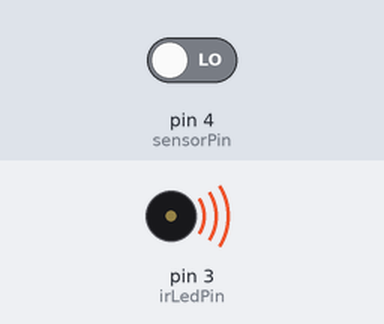
The sketch below on a simulated Arduino Uno, built with avr-gcc and run on an emulated ATmega328P. Shown: buzzer (waves = sounding). The inputs (shaded band) are chosen by the test bench; at power-on: pin 4 (sensorPin) LOW. What the sketch prints to the serial monitor is not drawn.

Above: at 0.5 s.
Timing chart, 0 to 4.8 s (numbered marks = the images above):
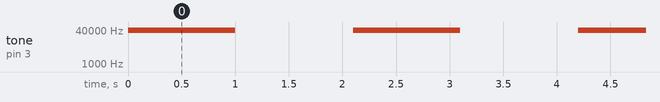

Measured:
- by itself, tone on pin 3 (irLedPin): alternates 38000 Hz for 1.0 s and silent for 1.1 s

The sketch:

5mmIRLED.ino
```cpp
// Pulse Monitor Test Script
int sensorPin = 4;   // A2 pin
int irLedPin = 3;
double alpha = 0.75;
int period = 100;
double change = 0.0;
double minval = 0.0;
void setup ()
{
   pinMode(irLedPin, OUTPUT);
   pinMode(sensorPin, INPUT);
   //digitalWrite(irLedPin, HIGH);
  Serial.begin (9600);
}
void loop ()
{
    static double oldValue = 0;                         // IMPORTANT have correct pin , the receiver have a red led to indicate if it detects ir led
    static double oldChange = 0;                       // it will have pulsating blinking,   the other problem is the digital read is too slow or 2 fast
  // generate 38 kHz signal on pin 3 for 1 second
  tone(irLedPin, 38000);
  delay(1000);
  noTone(irLedPin);         // stop for 1 second
  delay(1000);

  int rawValue = digitalRead (sensorPin);

    double value = alpha * oldValue + (1 - alpha) * rawValue;      // Apply exponential moving average (low-pass filter) to smooth the sensor readings
// 'alpha' controls smoothing: higher alpha = smoother but slower response
// Combines previous filtered value (oldValue) with new raw reading (rawValue)
// y[n]=αy[n−1]+(1−α)x[n]  Low pass filter d.v.s alpha *oldvalue = y * n-1,  1- alpha  * rå data   alpha role = adjusting  so högre alpha = smoother , lägre alpha = faster response

    Serial.print("Raw: ");
    Serial.print (rawValue);
    Serial.print (" IR LED: ");
    Serial.print(irLedPin);
    Serial.print (",");
     Serial.print("Filtered: ");
    Serial.println (value);
    oldValue = value;

    delay (period);
}
```
